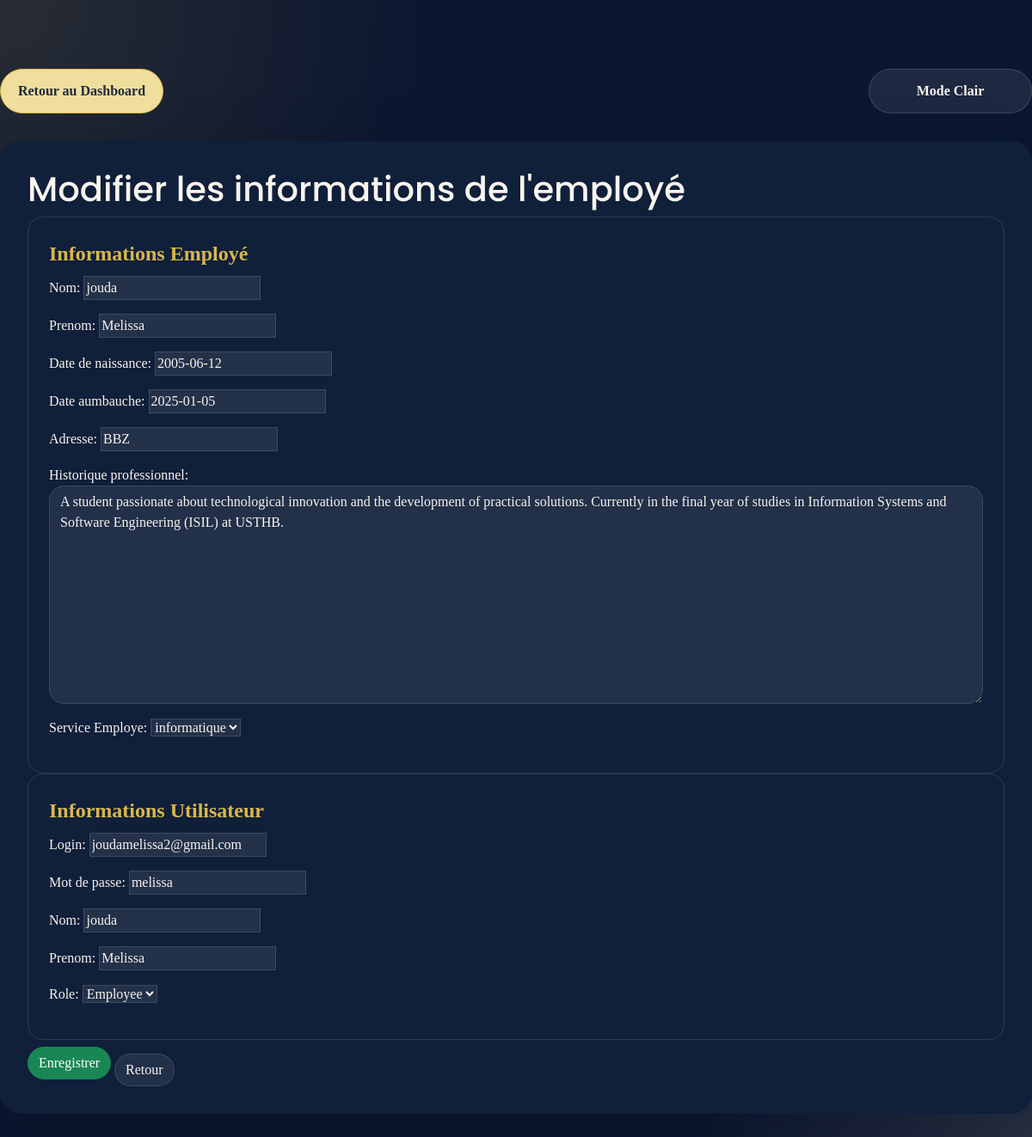
Screenshot of /employes/modifier/1/ with the database file from the repository.
### app1/models.py (models this page shows, shortened)
class Employe(models.Model):
    nom= models.CharField(max_length=20)
    prenom= models.CharField(max_length=20)
    sexe = models.CharField(max_length=10, choices=[('Homme', 'Homme'), ('Femme', 'Femme')], default=0)
    date_de_naissance= models.DateField(default=timezone.now)
    date_aumbauche= models.DateField(default=timezone.now)
    adresse= models.CharField(max_length=30)
    Historique_professionnel= models.CharField(max_length=500)
    Service_Employe= models.ForeignKey(Service, on_delete=models.CASCADE)
    Competance_Employe=models.ManyToManyField(Competances, related_name="comp", blank=True)
    Employe_Formation= models.ManyToManyField(Formations, related_name="frm", blank=True)
    Employe_Utilisateur= models.OneToOneField(Utilisateur, on_delete=models.CASCADE, related_name="employe")
    photo_profil = models.ImageField(upload_to='profile_photos/', null=True, blank=True)

class Utilisateur(models.Model):
    Login = models.CharField(max_length= 30, unique=True)
    mot_de_passe = models.CharField(max_length=20)
    nom = models.CharField(max_length=30, blank=True, null=True)
    prenom = models.CharField(max_length=30, blank=True, null=True)
    ROLE_CHOICES = [
        ('admin', 'Admin'),
        ('employee', 'Employee'),
        ('manager', 'Manager'),
        ('candidate', 'Candidate'),
    ]
    role = models.CharField(max_length=30, choices=ROLE_CHOICES, default='candidate')

### app1/views.py (the view)
# urls.py: path('employes/modifier/<int:employe_id>/', views.modifier_employe, name='modifier_employe'),
def modifier_employe(request, employe_id):
    employe = get_object_or_404(Employe, id=employe_id)
    utilisateur = employe.Employe_Utilisateur  # Récupère l'utilisateur lié à l'employé
    if request.method == 'POST':
        employe_form = EmployeForm(request.POST, instance=employe)
        utilisateur_form = UtilisateurForm(request.POST, instance=utilisateur)
        if employe_form.is_valid() and utilisateur_form.is_valid():
            employe_form.save()
            utilisateur_form.save()
            messages.success(request, "Les informations de l'employé ont été mises à jour avec succès.")
            return redirect('liste_employes')
    else:
        employe_form = EmployeForm(instance=employe)
        utilisateur_form = UtilisateurForm(instance=utilisateur)
    return render(request, 'modifier_employe.html', {
        'employe_form': employe_form,
        'utilisateur_form': utilisateur_form,
        'employe': employe,
    })

### app1/forms.py
class EmployeForm(forms.ModelForm):
    class Meta:
        model = Employe
        fields = ['nom', 'prenom', 'date_de_naissance', 'date_aumbauche', 'adresse',
                  'Historique_professionnel', 'Service_Employe']
        widgets = {
            'Historique_professionnel': forms.Textarea(attrs={'class': 'form-control'}),
        }

class UtilisateurForm(forms.ModelForm):
    class Meta:
        model = Utilisateur
        fields = ['Login', 'mot_de_passe', 'nom', 'prenom', 'role']
        mot_de_passe = forms.CharField(widget=forms.PasswordInput(attrs={'class': 'form-control'}))

### app1/models.py (called while the page is built)
    def __str__(self):
        return self.Nom

### app1/templates/modifier_employe.html (shortened to what this page needs)
<!DOCTYPE html>
<html lang="en">
    {% load static %}
<head>
    <link rel="stylesheet" href="{% static 'css/bootstrap.min.css' %}">
    <link rel="stylesheet" href="{% static 'css/styles.css' %}">
</head>
<body>
    <div class="theme-control-bar">
        <a href="{% url 'acceuil_arh' %}" class="btn btn-primary" id="dashboard-return">Retour au Dashboard</a>
        <button id="theme-toggle" class="btn btn-secondary">Mode Clair/Sombre</button>
    </div>
    <div class="container">
        <h1>Modifier les informations de l'employé</h1>
        <form method="POST">
            <fieldset>
                <legend>Informations Employé</legend>
                {{ employe_form.as_p }}
            </fieldset>
            <fieldset>
                <legend>Informations Utilisateur</legend>
                {{ utilisateur_form.as_p }}
            </fieldset>
            <button type="submit" class="btn btn-success">Enregistrer</button>
            <a href="{% url 'liste_employes' %}" class="btn btn-secondary mt-3">Retour</a>
        </form>
    </div>
</body>
</html>

### app1/static/css/styles.css (style rules this page uses)
:root { --bg-base: #0b1630; --bg-card: rgba(255,255,255,0.08); --bg-card-soft: rgba(255,255,255,0.12); --surface: #101f3a; --surface-soft: #162748; --text-light: #f8f4ee; --text-strong: #ffffff; --text-dark: #1f2a3d; --accent: #d9b74b; --accent-soft: #f0de9d; --chart-1: #4d9be6; --chart-2: #ec6a5e; --chart-3: #6dd1b7; --chart-4: #f5c04d; --chart-5: #7c5cff; --chart-6: #ff7fbf; --shadow: 0 24px 80px rgba(0,0,0,0.18); --border: rgba(255,255,255,0.12); }
html { scroll-behavior: smooth; }
body { min-height: 100vh; font-family: 'Poppins', sans-serif; background: radial-gradient(circle at top left, rgba(217,183,75,0.14), transparent 28%), radial-gradient(circle at bottom right, rgba(244,235,215,0.12), transparent 22%), var(--bg-base); color: var(--text-light); margin: 0; padding: 0; padding-top: 80px; }
body, input, textarea, select, button { font-family: inherit; }
h1, h2, h3, h4, h5, h6 { font-family: 'Poppins', sans-serif; }
a { color: inherit; }
button, .btn { border-radius: 999px; transition: all 220ms ease; }
.card, .table, .form-control, .btn { transition: all 220ms ease; }
.form-control { border-radius: 18px; background: rgba(255,255,255,0.08); color: var(--text-light); border: 1px solid rgba(255,255,255,0.12); }
.btn-primary { background-color: var(--accent); border-color: var(--accent); color: var(--text-dark); }
.theme-control-bar { display: flex; align-items: center; justify-content: space-between; gap: 0.75rem; flex-wrap: wrap; margin-bottom: 1.5rem; }
#theme-toggle, #dashboard-return { min-width: 190px; padding: 0.8rem 1rem; border: 1px solid transparent; font-weight: 600; }
#theme-toggle { background: rgba(255, 255, 255, 0.08); border-color: rgba(255, 255, 255, 0.14); color: var(--text-light); }
#dashboard-return { background: var(--accent-soft); color: var(--text-dark); border-color: var(--accent); }
.container { background: var(--surface); border-radius: 24px; padding: 2rem; box-shadow: var(--shadow); }
.form-control, textarea, select, input { background: rgba(255, 255, 255, 0.08); color: var(--text-light); border: 1px solid rgba(255, 255, 255, 0.12); }
.btn-secondary { background-color: rgba(255, 255, 255, 0.08); border-color: rgba(255, 255, 255, 0.12); color: var(--text-light); }
fieldset { border: 1px solid rgba(255, 255, 255, 0.12); border-radius: 18px; padding: 1.5rem; }
legend { color: var(--accent); font-weight: 700; }
.card, .table, .form-control, .btn, .card-body { transition: all 220ms ease; }
.container { max-width: 1200px; margin: 2rem auto; }

### rows the page displays
Employe: nom "jouda", prenom "Melissa", date_de_naissance "2005-06-12", date_aumbauche "2025-01-05", adresse "BBZ", Historique_professionnel "A student passionate about technological innovation and the development of practical solutions. Currently in the final year of studies in Information Systems and Software Engineering (ISIL) at USTHB.", Service_Employe "informatique"
Utilisateur: Login "joudamelissa2@gmail.com", mot_de_passe "melissa", nom "jouda", prenom "Melissa", role "Employee"
